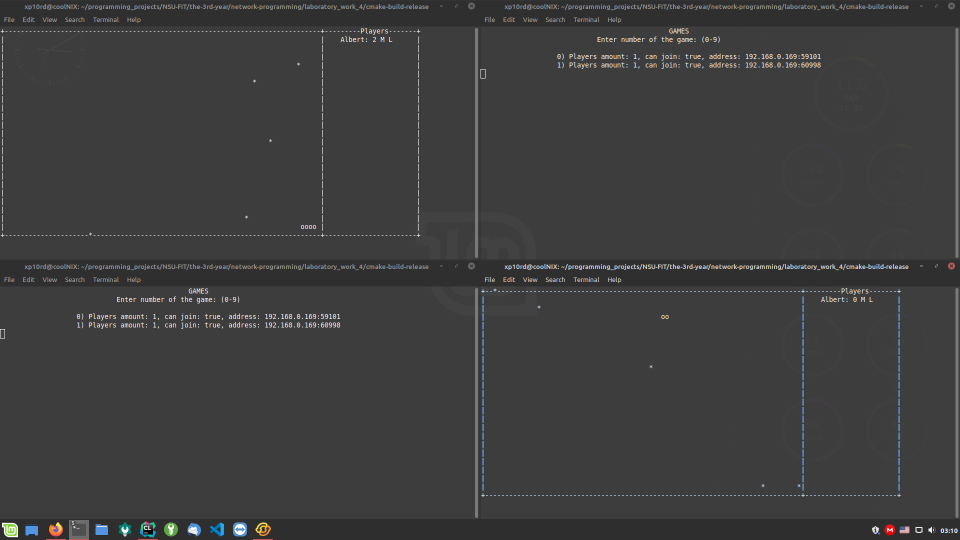
#> input picture 3rd-year/network-programming/laboratory_work_4/samples/game_announce_0.png, 1920 x 1080 px, found by its file name (shown at 1/2 size)
$ jupyter execute --allow-errors HW1_Numpy.ipynb
#> lines starting #> are read from the running program, lines starting #| are printed output that depends on the picture
[cell 1]
import numpy as np

#> (a cell that did not finish here is left out)

[cell 3]
# 2. На базе массива array([1, 2, 3]) сгенерировать массив
# array([1, 1, 1, 2, 2, 2, 3, 3, 3, 1, 2, 3, 1, 2, 3, 1, 2, 3])
# без использования циклов
arr = np.array([1, 2, 3])
print(np.concatenate((np.repeat(np.copy(arr), 3), np.copy(arr), np.copy(arr), np.copy(arr))))

[cell 4]
# 3. Сделать one-hot encodings для элементов массива
# array([2, 3, 2, 2, 2, 1], в итоге получить
# array([[ 0., 1., 0.],[ 0., 0., 1.],[ 0., 1., 0.],[ 0., 1., 0.],[ 0., 1., 0.],[ 1., 0., 0.]])
a = np.array([2, 3, 2, 2, 2, 1])
b = np.zeros((a.size, a.max()))
b[np.arange(a.size), a - 1] = 1
print(b)

[cell 5]
# 4. Удалить столбец в 2D массиве содержащий NaN.
y = int(input())
#> the answer given: 3
arr = np.array([input().split() for j in range(y)], float)
#> (the rest of this cell did not finish here and is left out)

[cell 6]
# 5. Найдите разницу между двумя массивами
# array([[3,3,3],[4,4,4],[5,5,5]]), array([1,1,1]),
# результат: [[2 2 2], [3 3 3], [4 4 4]]
arr1 = np.array([[3,3,3],[4,4,4],[5,5,5]])
arr2 = np.array([1, 1, 1])
arr3 = np.vstack((arr2, arr2, arr2))
print(arr1 - arr3)

[cell 7]
from google.colab import files
from PIL import Image
image = files.upload()
#> the answer given: game_announce_0.png

[cell 8]
im = np.array(Image.open(list(image.keys())[0]))
#> im is the input picture: shape (1080, 1920, 3); mean R, G, B 61.7, 61.8, 61.8
#> (the rest of this cell did not finish here and is left out)

#> (a cell that did not finish here is left out)

#> (a cell that did not finish here is left out)

[cell 11]
# 8. Загрузите изображение в NumPy и получите негатив для чернобелого изображения.
img = 255 - im[:, :, 0]
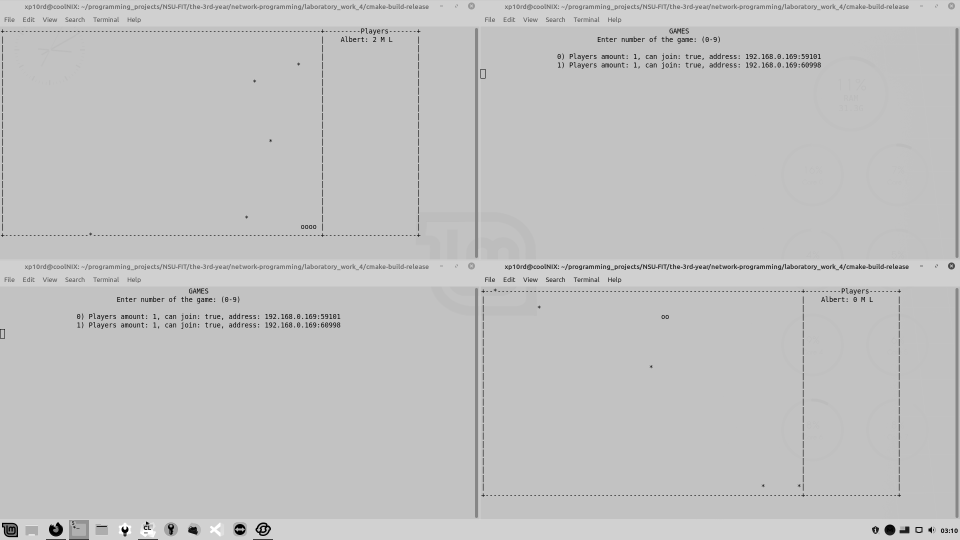
#> img: shape (1080, 1920) (shown at 1/2 size); min 0, max 255, mean 193.3
#> (the rest of this cell did not finish here and is left out)

[cell 12]
# 9. Загрузите изображение в NumPy, уменьшите цветное изображении в 2 раза.
resized_x = np.delete(im, list(range(0, im.shape[0], 2)), axis=0)
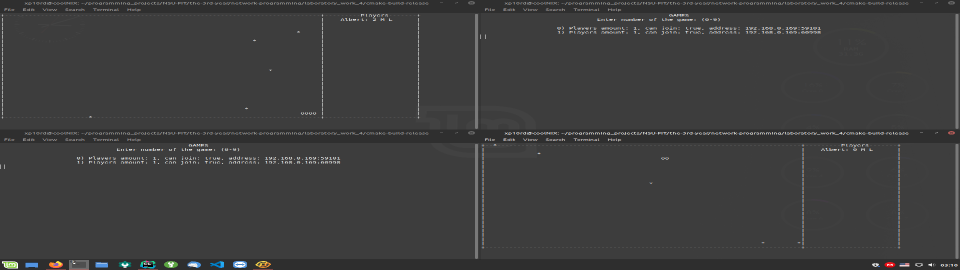
#> resized_x: shape (540, 1920, 3) (shown at 1/2 size); mean R, G, B 61.7, 61.7, 61.7
res = np.delete(resized_x, list(range(0, resized_x.shape[1], 2)), axis=1)
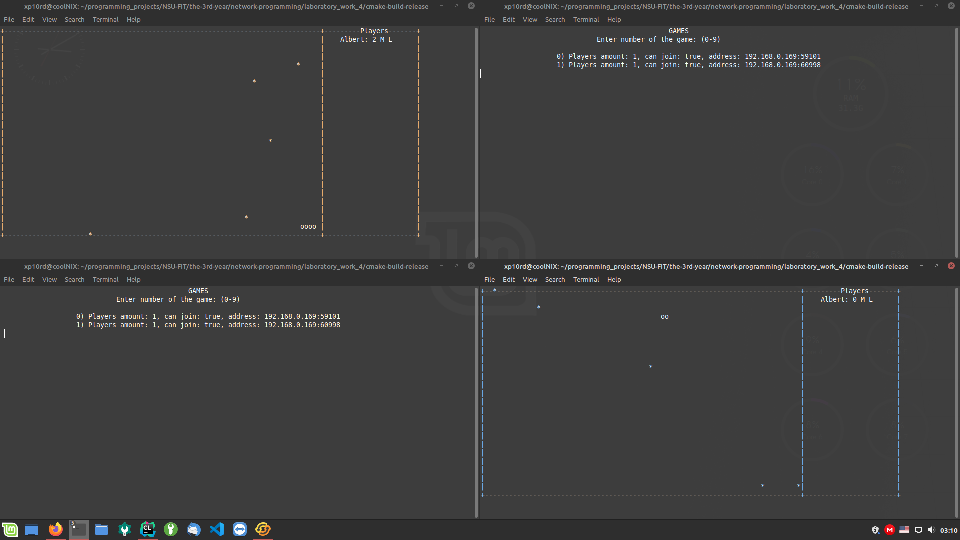
#> res: shape (540, 960, 3); mean R, G, B 61.7, 61.7, 61.7
#> (the rest of this cell did not finish here and is left out)

$ run again, on 3rd-year/network-programming/laboratory_work_4/samples/game_process_0.png
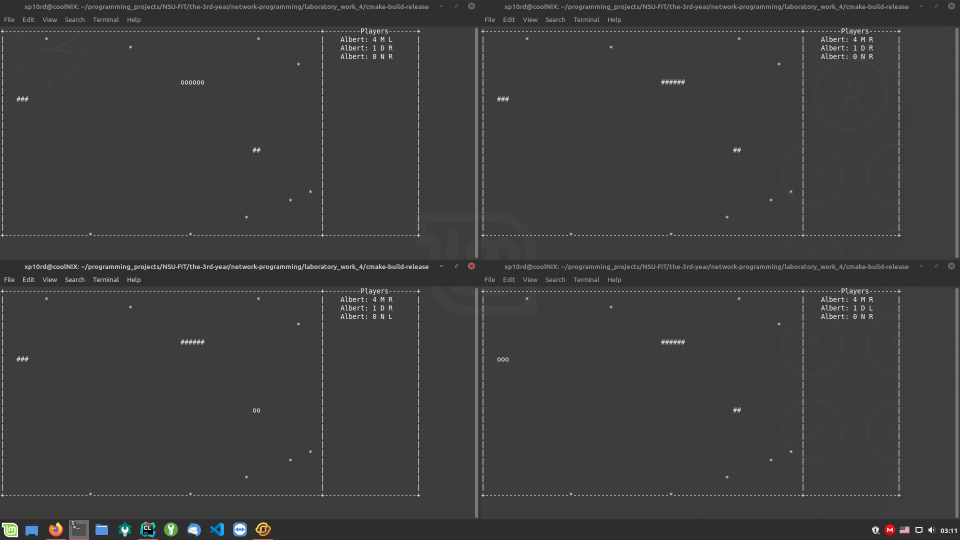
#> input picture 3rd-year/network-programming/laboratory_work_4/samples/game_process_0.png, 1920 x 1080 px, found by its file name (shown at 1/2 size)
#> im is the input picture: shape (1080, 1920, 3); mean R, G, B 61.9, 61.9, 61.9
#> `resized_x = np.delete(im, list(range(0, im.shape[0], 2)), axis=0)`:
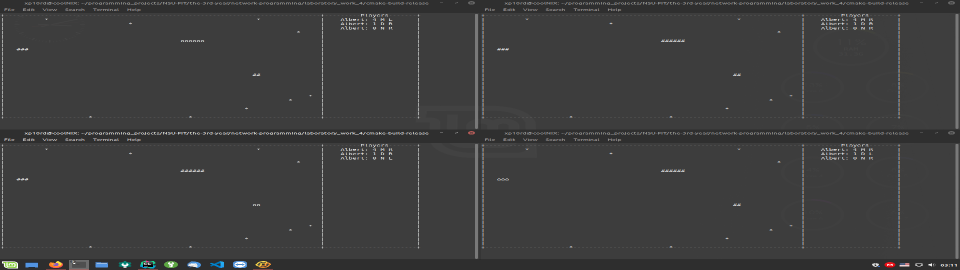
#> resized_x: shape (540, 1920, 3) (shown at 1/2 size); mean R, G, B 61.7, 61.8, 61.8
#> `res = np.delete(resized_x, list(range(0, resized_x.shape[1], 2)), axis..`:
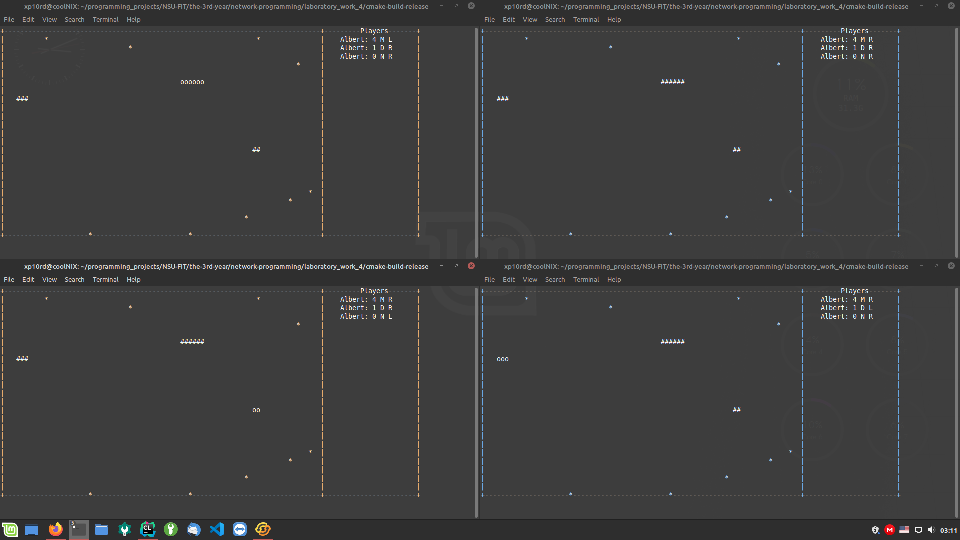
#> res: shape (540, 960, 3); mean R, G, B 61.7, 61.8, 61.8

$ run again, on 3rd-year/network-programming/laboratory_work_4/samples/game_process_1.png
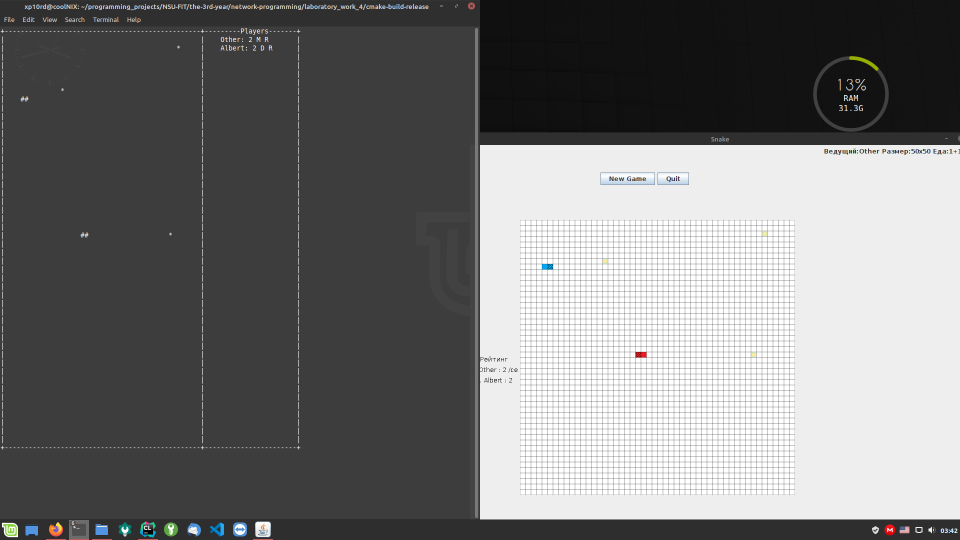
#> input picture 3rd-year/network-programming/laboratory_work_4/samples/game_process_1.png, 1920 x 1080 px, found by its file name (shown at 1/2 size)
#> im is the input picture: shape (1080, 1920, 3); mean R, G, B 116.8, 116.9, 116.9
#> `resized_x = np.delete(im, list(range(0, im.shape[0], 2)), axis=0)`:
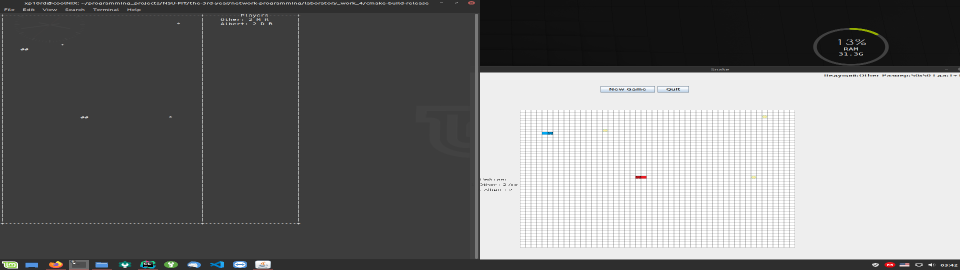
#> resized_x: shape (540, 1920, 3) (shown at 1/2 size); mean R, G, B 116.8, 116.8, 116.8
#> `res = np.delete(resized_x, list(range(0, resized_x.shape[1], 2)), axis..`:
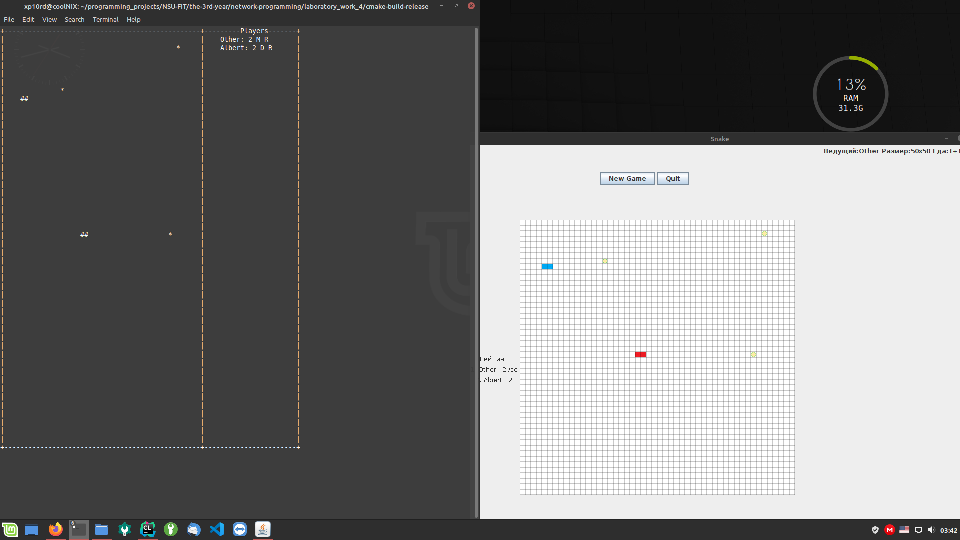
#> res: shape (540, 960, 3); mean R, G, B 116.9, 116.8, 116.7
